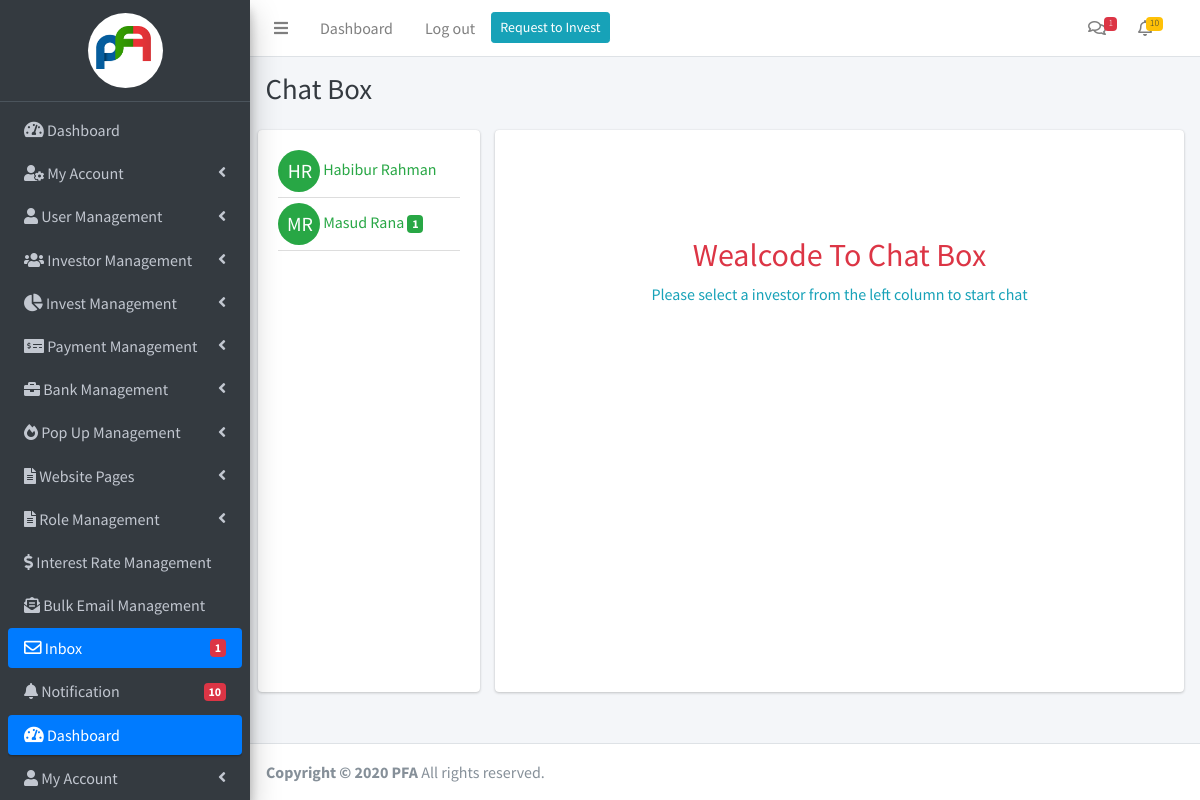
The page /investor/admin-chat/0 (signed in) on the database its author committed.
### investor/models.py (models this page shows, shortened)
class Investor(models.Model):
    username = models.CharField(max_length=150)
    password = models.CharField(max_length=100)
    first_name = models.CharField(max_length=150)
    last_name = models.CharField(max_length=150)
    email= models.EmailField(max_length=254)
    phone = models.CharField(max_length=13)
    address = models.TextField()
    bank_name = models.ForeignKey(Bank, on_delete=models.CASCADE)
    account_number = models.BigIntegerField()
    agree_to_invest = models.BooleanField(default=True)
    status = models.BooleanField(default=False)
    class Meta:
        verbose_name = "Investor"
        verbose_name_plural = "Investors"

### investor/decorators.py (the view)
    def wrapper_func(request, *args, **kwargs):
        try:
            if request.user.is_authenticated or request.session['editor'] :
                return view_func(request, *args, **kwargs)
            else:
                messages.warning(request, "You must be login before view the page")
                return redirect('investor:admin_login')
        except:
            return redirect('investor:admin_login')

### investor/templatetags/extra_tags.py (called while the page is built)
@register.filter
def investor_notifications(id):
    notications = Notification.objects.filter(investor_id=id, is_view=False, for_admin=False).count()
    if notications > 0:
        return notications
    else:
        return ""

@register.filter
def admin_notifications(self):
    notications = Notification.objects.filter(is_view=False, for_admin=True).count()
    if notications:
        return notications
    else:
        return ""

@register.filter
def admin_notification_list(self):
    notication_list = Notification.objects.filter(is_view=False, for_admin=True).order_by('-date')[0:7]
    if notication_list:
        return notication_list

@register.filter
def show_unread_message(id):
    unread_messages = Message.objects.filter(status=True,investor_id = id, is_view_admin=False).count()
    if unread_messages:
        return unread_messages

@register.filter
def show_unread_admin_message(id):
    unread_messages = Message.objects.filter(status=True, is_view_admin=False).count()
    if unread_messages:
        return unread_messages

@register.filter
def show_unread_investor_message(id):
    unread_messages = Message.objects.filter(investor_id = id,is_view_investor=False,is_admin=True).count()
    if unread_messages:
        return unread_messages

@register.filter
def user_has_access(id,access_name):
    user_access = Editor.objects.filter(id=id, role__access__has_access=access_name)
    if user_access.exists():
        return True
    else:
        return False

### investor/views.py (called while the page is built)
@editor_admin_login_required
def admin_chat(request, id):
    messages = Message.objects.filter(status=True,investor_id = id).order_by('date_time')
    if id != 0:
        message_count = messages.count()
        if message_count > 0:
            messages.update(is_view_admin = True)
        else:
            Message.objects.create(message="Hello There", investor_id = id, is_admin=True, is_view_admin=True)
    investor = Message.objects.filter(status=True).values('investor_id','investor_id__first_name','investor_id__last_name').distinct()
    if request.method == 'POST':
        message = request.POST['message']
        Message.objects.create(message=message, investor_id = id, is_admin=True, is_view_admin=True)
    context = {
        'messages':messages,
        'investor':investor
    }
    return render(request,'dashboard/admin_chat.html',context)

### templates/dashboard/admin_chat.html (shortened to what this page needs)
{% extends 'dashboard/base/base.html' %}
{% load extra_tags %}
{% load static %}
{% load humanize %}
{% block d-content %}
<div class="content-header">
    <div class="container-fluid">
      <div class="row mb-2">
        <div class="col-12">
          <h1 class="m-0 text-dark">Chat Box</h1>
        </div>
      </div>
    </div>
  </div>
<section class="message_area">
    <div class="container-fluid">
        <div class="row">
            <div class="col-sm-12 col-md-3">
                <div class="card direct-chat-inbox card-body">
                    <div class="investor_list ">
                        {% for item in investor %}
                            <div class="single_investor">
                                <div class="first_name_column">
                                    <div class="admin">
                                        {{item.investor_id__first_name|slice:1}}{{item.investor_id__last_name|slice:1}}
                                    </div>
                                </div>
                                <div class="full_name">
                                    <a href="{% url 'investor:admin_chat' item.investor_id %}">{{item.investor_id__first_name}} {{item.investor_id__last_name}}
                                        {% if item.investor_id|show_unread_message %}
                                        <span class="badge badge-success">{{item.investor_id|show_unread_message }}</span>
                                        {% endif %}
                                    </a>
                                </div>
                            </div>
                        {% endfor %}
                    </div>
                </div>
            </div>
            <div class="col-md-9 col-sm-12 pr-3">
                <div class="card direct-chat direct-chat-info">
                    {% if messages %}
                    <div class="card-body">
                    <div class="direct-chat-messages" id="message_body">
                        {% for message in messages %}
                            {% if message.is_admin %}
                            <div class="direct-chat-msg right text-right">
                                <div class="direct-chat-infos clearfix">
                                <span class="direct-chat-name float-right">Admin</span>
                                <span class="direct-chat-timestamp float-left">{{message.date_time}}</span>
                                </div>
                                <div class="admin direct-chat-img">
                                    AD
                                </div>
                                <div class="direct-chat-text">
                                {{message.message}}
                                </div>
                            </div>
                            {% else %}
                        <div class="direct-chat-msg">
                            <div class="direct-chat-infos clearfix">
                            <span class="direct-chat-name float-left">{{message.investor}}</span>
                            <span class="direct-chat-timestamp float-right">{{message.date_time}}</span>
                            </div>
                            <div class="admin direct-chat-img investor">
                                {{message.investor.first_name|slice:1}}{{message.investor.last_name|slice:1}}
                            </div>
                            <div class="direct-chat-text">
                                {{message.message}}
                            </div>
                        </div>
                            {% endif %}
                        {% endfor %}
                    </div>
                    </div>
                    <div class="card-footer">
                    <form action="" method="post">{% csrf_token %}
                        <div class="input-group">
                        <input type="text" name="message" placeholder="Type Message ..." class="form-control">
                        <span class="input-group-append">
                            <input class="btn btn-warning" type="submit" value="Send">
                        </span>
                        </div>
                    </form>
                    </div>
                {% else %}
                <div class="direct-chat-messages direct-chat-inbox">
                    <div class="card-body pt-5">
                        <h2 class="align-middle text-danger text-center mt-5" >Wealcode To Chat Box</h2>
                        <p class="card-text text-center text-md text-info">Please select a investor from the left column to start chat</p>
                    </div>
                </div>
                {% endif %}
                </div>
            </div>
        </div>
    </div>
</section>
  {% endblock d-content %}

### static/css/dashboard.css (style rules this page uses)
.direct-chat-messages { height: 500px; overflow:auto; }
.direct-chat-inbox { height: 562px; overflow:auto; }
.admin { text-align: center; font-size: 20px; width: 42px; height: 42px; border-radius: 80px; background: #17a2b8; padding-left: 3px; padding-top: 6px; color: #fff; }
.single_investor { overflow: hidden; margin-bottom: 5px; padding-bottom: 5px; border-bottom: 1px solid #ddd; }
.first_name_column .admin { background-color:#28a745 ; }
.first_name_column { float: left; width: 25%; }
.full_name { float: left; width:75% ; }
.full_name a { font-size: 16px; padding: 7px 0; display: block; color: #28a745; }

### rows shown on the page
Investor: investor_id__first_name "H", investor_id__last_name "R", investor_id__first_name "Habibur", investor_id__last_name "Rahman"
Investor: investor_id__first_name "M", investor_id__last_name "R", investor_id__first_name "Masud", investor_id__last_name "Rana", investor_id|show_unread_message "1"

### other values the page prints
{{ admin_message|show_unread_admin_message }} "1"
{{ admin_notification|admin_notifications }} "10"
